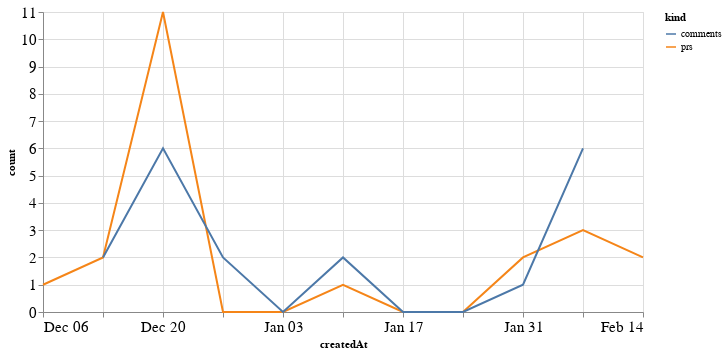

Notebook code cell kept with this figure:
### Code cell
alt.Chart(total_time, width=600).mark_line().encode(
    x='createdAt',
    y='count',
    color='kind'
)

### Figure 1 — Vega-Lite specification as saved in the notebook (floating-point values rounded to 4 significant figures)
{"config": {"axisLeft": {"labelFontSize": 15}, "axisBottom": {"labelFontSize": 15}}, "data": {"name": "data-e10d11300bc39d12a182b26a4292fa4f"}, "mark": "line", "encoding": {"color": {"type": "nominal", "field": "kind"}, "x": {"type": "temporal", "field": "createdAt"}, "y": {"type": "quantitative", "field": "count"}}, "width": 600, "$schema": "https://vega.github.io/schema/vega-lite/v4.8.1.json", "datasets": {"data-e10d11300bc39d12a182b26a4292fa4f": [{"createdAt": "2020-12-06T00:00:00", "kind": "prs", "count": 1.0}, {"createdAt": "2020-12-13T00:00:00", "kind": "prs", "count": 2.0}, {"createdAt": "2020-12-20T00:00:00", "kind": "prs", "count": 11.0}, {"createdAt": "2020-12-27T00:00:00", "kind": "prs", "count": 0.0}, {"createdAt": "2021-01-03T00:00:00", "kind": "prs", "count": 0.0}, {"createdAt": "2021-01-10T00:00:00", "kind": "prs", "count": 1.0}, {"createdAt": "2021-01-17T00:00:00", "kind": "prs", "count": 0.0}, {"createdAt": "2021-01-24T00:00:00", "kind": "prs", "count": 0.0}, {"createdAt": "2021-01-31T00:00:00", "kind": "prs", "count": 2.0}, {"createdAt": "2021-02-07T00:00:00", "kind": "prs", "count": 3.0}, {"createdAt": "2021-02-14T00:00:00", "kind": "prs", "count": 2.0}, {"createdAt": "2020-12-06T00:00:00", "kind": "comments", "count": null}, {"createdAt": "2020-12-13T00:00:00", "kind": "comments", "count": 2.0}, {"createdAt": "2020-12-20T00:00:00", "kind": "comments", "count": 6.0}, {"createdAt": "2020-12-27T00:00:00", "kind": "comments", "count": 2.0}, {"createdAt": "2021-01-03T00:00:00", "kind": "comments", "count": 0.0}, {"createdAt": "2021-01-10T00:00:00", "kind": "comments", "count": 2.0}, {"createdAt": "2021-01-17T00:00:00", "kind": "comments", "count": 0.0}, {"createdAt": "2021-01-24T00:00:00", "kind": "comments", "count": 0.0}, {"createdAt": "2021-01-31T00:00:00", "kind": "comments", "count": 1.0}, {"createdAt": "2021-02-07T00:00:00", "kind": "comments", "count": 6.0}, {"createdAt": "2021-02-14T00:00:00", "kind": "comments", "count": null}]}}
